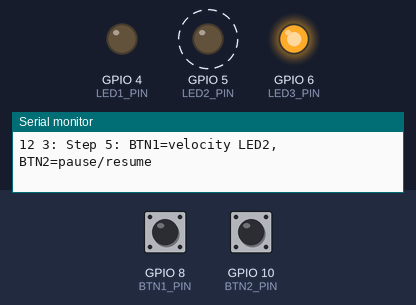
This program was run on a simulated ESP32-S3. On the bench: output pins drawn as LEDs (lit = HIGH), the last lines printed to the serial monitor. Dashed ring = blinking. The inputs (shaded band) are chosen by the test bench; at power-on: GPIO 10 (BTN2_PIN) LOW, GPIO 8 (BTN1_PIN) LOW.

Above: at 1.27 s.
1.3 s: GPIO 10 (BTN2_PIN) pulled HIGH for 0.15 s
At 2.1 s:
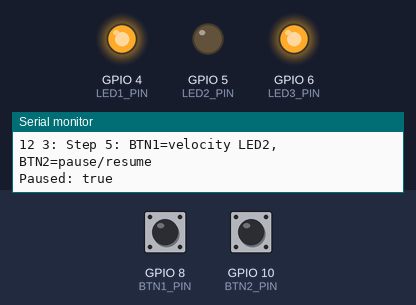
2.9 s: GPIO 8 (BTN1_PIN) pulled HIGH for 0.15 s
4.5 s: GPIO 10 (BTN2_PIN) pulled HIGH for 1 s
At 4.9 s:
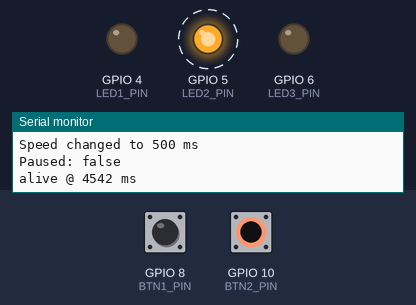
7.5 s: GPIO 10 (BTN2_PIN) pulled HIGH for 0.15 s
At 8.0 s:
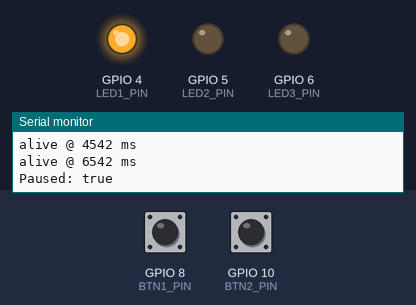
9.1 s: GPIO 10 (BTN2_PIN) pulled HIGH for 3.2 s
At 9.39 s:
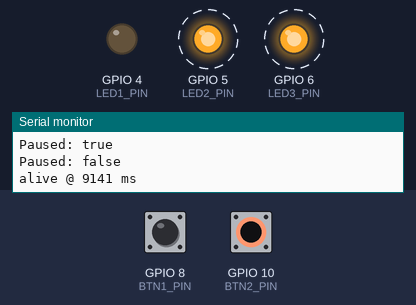
13.8 s: GPIO 10 (BTN2_PIN) pulsed HIGH 5 times (0.12 s each, 0.3 s apart)
At 14.59 s:
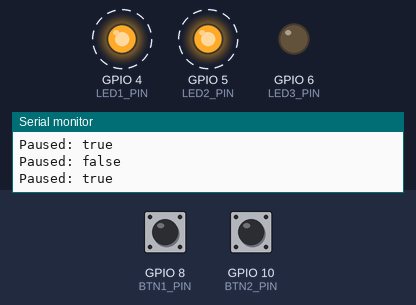
Timing chart, 0 to 16.8 s (numbered marks = the images above; inputs shaded):
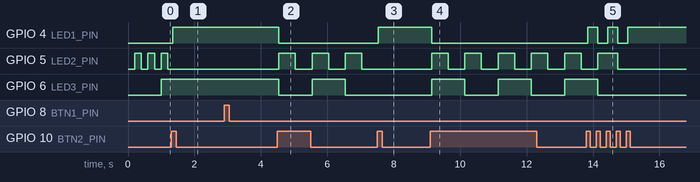

Measured:
- after the input at 1.3 s, GPIO 4 (LED1_PIN): LOW → HIGH at once; GPIO 5 (LED2_PIN): stops changing and stays LOW; GPIO 6 (LED3_PIN): stays HIGH (without the input it goes to LOW after 0.70 s)
- after the input at 4.5 s, GPIO 4 (LED1_PIN): HIGH → LOW at once; GPIO 5 (LED2_PIN): alternates HIGH for 0.50 s and LOW for 0.50 s, starting at once; GPIO 6 (LED3_PIN): HIGH → LOW at once, → HIGH 1.0 s later, → LOW 1.0 s later
- after the input at 7.5 s, GPIO 4 (LED1_PIN): LOW → HIGH at once; GPIO 5 (LED2_PIN): stops changing and stays LOW; GPIO 6 (LED3_PIN): stays LOW (without the input it goes to HIGH after 0.04 s)
- after the input at 9.1 s, GPIO 4 (LED1_PIN): HIGH → LOW at once; GPIO 5 (LED2_PIN): alternates HIGH for 0.50 s and LOW for 0.50 s, starting at once; GPIO 6 (LED3_PIN): alternates HIGH for 1.0 s and LOW for 1.0 s, starting at once
- after the input at 13.8 s, GPIO 4 (LED1_PIN): alternates HIGH for 0.30 s and LOW for 0.30 s, 5 changes in all, then stays HIGH, starting at once; GPIO 6 (LED3_PIN): goes on until 14.1 s, then stays LOW
- by itself, GPIO 5 (LED2_PIN): alternates HIGH for 0.20 s and LOW for 0.20 s

The program:

main.cpp
```cpp
#include <Arduino.h>

#define LED1_PIN 4
#define LED2_PIN 5
#define LED3_PIN 6
#define BTN1_PIN 8
#define BTN2_PIN 10

const uint32_t INTERVAL = 1000; // 1 second
uint32_t lastToggle = 0;
bool ledOn = false;


const uint32_t SPEEDS[3] = {1000, 500, 200}; // Speeds for the three LEDs
uint8_t currentSpeedIndex = 0;
uint32_t last2 = 0, last3 = 0;
bool s2 = false, s3 = false;

const uint32_t DEBOUNCE = 40; // Debounce time in milliseconds
bool paused = false;

struct Button
{

  uint8_t pin;
  bool lastState = false, lastRead = false;
  uint32_t lastChange = 0;
  bool pressedEdge()
  {
    bool currentState = digitalRead(pin) == HIGH, edgeDetected = false;
    if (currentState != lastRead)
    {
      lastChange = millis();
      lastRead = currentState;
    }

    if (millis() - lastChange > DEBOUNCE && currentState != lastState)
    {
      lastState = currentState;
      if (currentState)
      {
        edgeDetected = true; // Button pressed
      }
    }
    return edgeDetected;
  }
};

Button b1 = {BTN1_PIN}, b2 = {BTN2_PIN};

// Бонус : найпростіший неблокуючий планувальник задач
struct Task {
  uint32_t period; // як часто запускати, мс
  uint32_t last;   // коли запускали востаннє
  byte pin;
  int (*run)(byte pin);   // що виконувати
};

int blinkFast(byte pin)
{
  static bool s;
  s = !s;
  digitalWrite(pin, s);
  return 0;
}

int blinkSlow(byte pin)
{
  static bool s;
  s = !s;
  digitalWrite(pin, s);
  return 0;
}

int heartbeat(byte pin) { Serial.printf("alive @ %lu ms\n", millis());  return 0;}

Task tasks[] = {
  {200,  0, LED2_PIN, blinkFast},
  {1000, 0, LED3_PIN, blinkSlow},
  {2000, 0, 0,        heartbeat},
};

void updateLED()
{
  uint32_t currentMillis = millis();
  if (currentMillis - lastToggle >= INTERVAL)
  {
    lastToggle = currentMillis;
    ledOn = !ledOn;
    digitalWrite(LED1_PIN, ledOn);
  }
}

void checkButton()
{
  bool pressed = digitalRead(BTN1_PIN) == HIGH;
  digitalWrite(LED1_PIN, pressed);
}

void setup()
{
  Serial.begin(115200);
  pinMode(LED1_PIN, OUTPUT);
  pinMode(LED2_PIN, OUTPUT);
  pinMode(LED3_PIN, OUTPUT);
  pinMode(BTN1_PIN, INPUT_PULLDOWN);
  pinMode(BTN2_PIN, INPUT_PULLDOWN);
  Serial.printf("%d ", sizeof(SPEEDS));
  Serial.printf("%d: ", sizeof(SPEEDS) / sizeof(SPEEDS[0]));
  Serial.println("Step 5: BTN1=velocity LED2, BTN2=pause/resume");
}

void loop()
{
  // --- TASK A: button of velocity ---
  if (b1.pressedEdge())
  {
    currentSpeedIndex = (currentSpeedIndex + 1) % (sizeof(SPEEDS) / sizeof(SPEEDS[0]));
    tasks[0].period = SPEEDS[currentSpeedIndex];
    Serial.printf("Speed changed to %lu ms\n", SPEEDS[currentSpeedIndex]);
  }

  // --- TASK B: button of pause/resume ---
  if (b2.pressedEdge())
  {
    paused = !paused;
    digitalWrite(LED1_PIN, paused); // indicator of pause/resume state
    Serial.printf("Paused: %s\n", paused ? "true" : "false");
  }

  if (paused)
  {
    return; // Skip updating LEDs if paused
  }

  uint32_t currentMillis = millis();

  for (Task &task : tasks)
  {
    if (currentMillis - task.last >= task.period)
    {
      task.last = currentMillis;
      task.run(task.pin);
    }
  }
}
```
